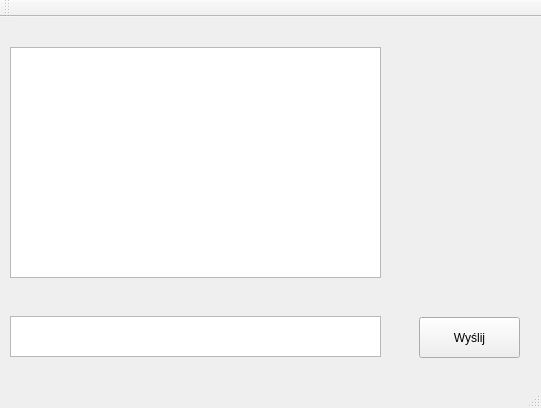
<?xml version="1.0" encoding="UTF-8"?>
<ui version="4.0">
 <class>chate</class>
 <widget class="QMainWindow" name="chate">
  <property name="geometry">
   <rect>
    <x>0</x>
    <y>0</y>
    <width>541</width>
    <height>408</height>
   </rect>
  </property>
  <property name="windowTitle">
   <string>chate</string>
  </property>
  <widget class="QWidget" name="centralWidget">
   <widget class="QTextEdit" name="MesLine">
    <property name="geometry">
     <rect>
      <x>10</x>
      <y>299</y>
      <width>371</width>
      <height>41</height>
     </rect>
    </property>
   </widget>
   <widget class="QTextBrowser" name="MesBox">
    <property name="geometry">
     <rect>
      <x>10</x>
      <y>30</y>
      <width>371</width>
      <height>231</height>
     </rect>
    </property>
   </widget>
   <widget class="QPushButton" name="SendButton">
    <property name="geometry">
     <rect>
      <x>419</x>
      <y>300</y>
      <width>101</width>
      <height>41</height>
     </rect>
    </property>
    <property name="text">
     <string>Wyślij</string>
    </property>
   </widget>
  </widget>
  <widget class="QMenuBar" name="menuBar">
   <property name="geometry">
    <rect>
     <x>0</x>
     <y>0</y>
     <width>541</width>
     <height>20</height>
    </rect>
   </property>
  </widget>
  <widget class="QToolBar" name="mainToolBar">
   <attribute name="toolBarArea">
    <enum>TopToolBarArea</enum>
   </attribute>
   <attribute name="toolBarBreak">
    <bool>false</bool>
   </attribute>
  </widget>
  <widget class="QStatusBar" name="statusBar"/>
 </widget>
 <layoutdefault spacing="6" margin="11"/>
 <resources/>
 <connections/>
</ui>
